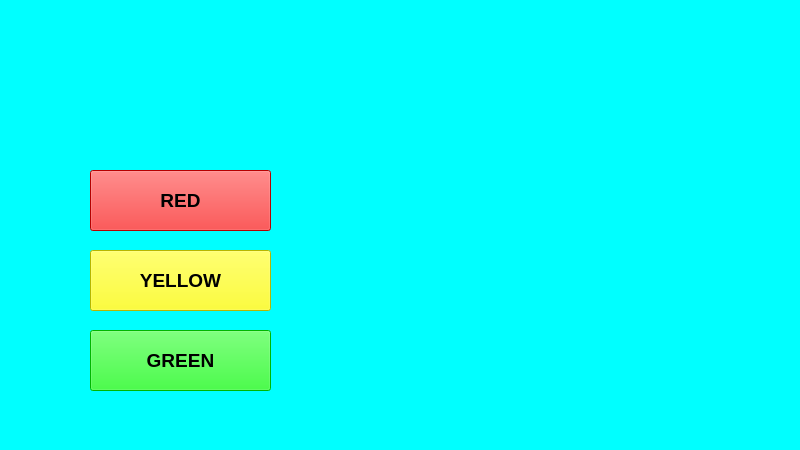
<?xml version="1.0" encoding="UTF-8"?>
<ui version="4.0">
 <class>MainWindow</class>
 <widget class="QMainWindow" name="MainWindow">
  <property name="geometry">
   <rect>
    <x>0</x>
    <y>0</y>
    <width>800</width>
    <height>450</height>
   </rect>
  </property>
  <property name="font">
   <font>
    <pointsize>14</pointsize>
    <weight>75</weight>
    <bold>true</bold>
   </font>
  </property>
  <property name="windowTitle">
   <string>MainWindow</string>
  </property>
  <property name="styleSheet">
   <string notr="true">QMainWindow{
	border-image: url(:/pic/2.png);
background-color: rgb(0, 255, 255);

}



</string>
  </property>
  <widget class="QWidget" name="centralwidget">
   <widget class="QPushButton" name="button_red">
    <property name="geometry">
     <rect>
      <x>90</x>
      <y>170</y>
      <width>181</width>
      <height>61</height>
     </rect>
    </property>
    <property name="font">
     <font>
      <pointsize>14</pointsize>
      <weight>75</weight>
      <bold>true</bold>
     </font>
    </property>
    <property name="styleSheet">
     <string notr="true">background: rgb(255, 0, 0);
font-size: 14pt;
color:rgb(0, 0, 0)</string>
    </property>
    <property name="text">
     <string>RED</string>
    </property>
   </widget>
   <widget class="QPushButton" name="button_yellow">
    <property name="geometry">
     <rect>
      <x>90</x>
      <y>250</y>
      <width>181</width>
      <height>61</height>
     </rect>
    </property>
    <property name="font">
     <font>
      <pointsize>14</pointsize>
      <weight>75</weight>
      <bold>true</bold>
     </font>
    </property>
    <property name="styleSheet">
     <string notr="true">background:rgb(255, 255, 0);
font-size: 14pt ;
color: rgb(0, 0, 0)</string>
    </property>
    <property name="text">
     <string>YELLOW</string>
    </property>
   </widget>
   <widget class="QPushButton" name="button_green">
    <property name="geometry">
     <rect>
      <x>90</x>
      <y>330</y>
      <width>181</width>
      <height>61</height>
     </rect>
    </property>
    <property name="font">
     <font>
      <pointsize>14</pointsize>
      <weight>75</weight>
      <bold>true</bold>
     </font>
    </property>
    <property name="styleSheet">
     <string notr="true">background:rgb(0, 255, 0)</string>
    </property>
    <property name="text">
     <string>GREEN</string>
    </property>
   </widget>
  </widget>
  <widget class="QMenuBar" name="menubar">
   <property name="geometry">
    <rect>
     <x>0</x>
     <y>0</y>
     <width>800</width>
     <height>37</height>
    </rect>
   </property>
  </widget>
 </widget>
 <resources>
  <include location="picture.qrc"/>
 </resources>
 <connections/>
</ui>
